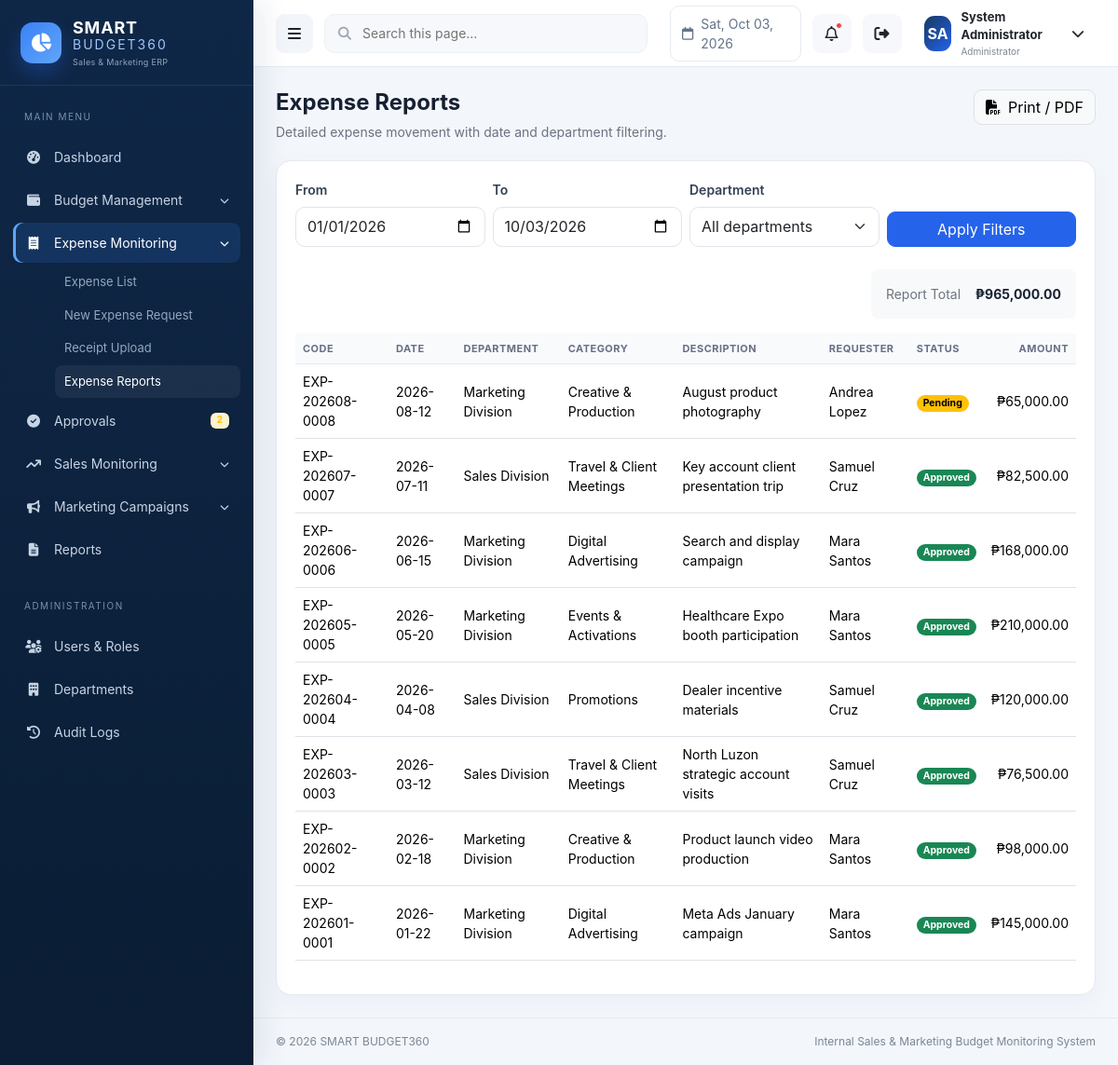
Screenshot of /expenses/reports.php (signed in) with the database file from the repository.
### tables this page shows
CREATE TABLE expenses (
  id INT UNSIGNED AUTO_INCREMENT PRIMARY KEY,
  expense_code VARCHAR(30) NOT NULL UNIQUE,
  expense_date DATE NOT NULL,
  department_id INT UNSIGNED NOT NULL,
  category_id INT UNSIGNED NOT NULL,
  description VARCHAR(500) NOT NULL,
  amount DECIMAL(15,2) NOT NULL DEFAULT 0,
  requested_by INT UNSIGNED NOT NULL,
  status ENUM('Pending','Approved','Rejected') NOT NULL DEFAULT 'Pending',
  created_at TIMESTAMP DEFAULT CURRENT_TIMESTAMP,
  updated_at TIMESTAMP DEFAULT CURRENT_TIMESTAMP ON UPDATE CURRENT_TIMESTAMP,
  CONSTRAINT fk_expense_department FOREIGN KEY (department_id) REFERENCES departments(id),
  CONSTRAINT fk_expense_category FOREIGN KEY (category_id) REFERENCES budget_categories(id),
  CONSTRAINT fk_expense_requester FOREIGN KEY (requested_by) REFERENCES users(id),
  INDEX idx_expense_date_status (expense_date,status), INDEX idx_expense_department (department_id)
);

CREATE TABLE departments (
  id INT UNSIGNED AUTO_INCREMENT PRIMARY KEY,
  name VARCHAR(120) NOT NULL UNIQUE,
  code VARCHAR(20) NOT NULL UNIQUE,
  is_active TINYINT(1) NOT NULL DEFAULT 1,
  created_at TIMESTAMP DEFAULT CURRENT_TIMESTAMP,
  updated_at TIMESTAMP DEFAULT CURRENT_TIMESTAMP ON UPDATE CURRENT_TIMESTAMP
);

CREATE TABLE budget_categories (
  id INT UNSIGNED AUTO_INCREMENT PRIMARY KEY,
  name VARCHAR(120) NOT NULL UNIQUE,
  description VARCHAR(255) NULL,
  is_active TINYINT(1) NOT NULL DEFAULT 1,
  created_at TIMESTAMP DEFAULT CURRENT_TIMESTAMP
);

### expenses/reports.php (the view)
<?php
require_once dirname(__DIR__).'/includes/bootstrap.php';require_module('expenses');$pageTitle='Expense Reports';$activeMenu='expense-reports';$from=$_GET['from']??date('Y-01-01');$to=$_GET['to']??date('Y-m-d');$dept=(int)($_GET['department_id']??0);$sql="SELECT e.*,d.name department,c.name category,CONCAT(u.first_name,' ',u.last_name) requester FROM expenses e JOIN departments d ON d.id=e.department_id JOIN budget_categories c ON c.id=e.category_id JOIN users u ON u.id=e.requested_by WHERE e.expense_date BETWEEN ? AND ?";$p=[$from,$to];if($dept){$sql.=' AND e.department_id=?';$p[]=$dept;}$sql.=' ORDER BY e.expense_date DESC';$s=db()->prepare($sql);$s->execute($p);$rows=$s->fetchAll();$total=array_sum(array_column($rows,'amount'));require ROOT_PATH.'/includes/header.php';?>
<div class="page-head"><div><h1>Expense Reports</h1><p>Detailed expense movement with date and department filtering.</p></div><button class="btn btn-light border no-print" onclick="window.print()"><i class="fa-solid fa-file-pdf me-2"></i>Print / PDF</button></div><div class="card-panel"><div class="card-body"><form class="row g-2 align-items-end mb-4 no-print"><div class="col-md-3"><label class="form-label">From</label><input class="form-control" type="date" name="from" value="<?=e($from)?>"></div><div class="col-md-3"><label class="form-label">To</label><input class="form-control" type="date" name="to" value="<?=e($to)?>"></div><div class="col-md-3"><label class="form-label">Department</label><select class="form-select" name="department_id"><option value="0">All departments</option><?php foreach(departments() as $d):?><option value="<?=$d['id']?>" <?=($dept===$d['id'])?'selected':''?>><?=e($d['name'])?></option><?php endforeach;?></select></div><div class="col-md-3"><button class="btn btn-primary w-100">Apply Filters</button></div></form><div class="d-flex justify-content-end mb-3"><div class="p-3 rounded-3 bg-light"><span class="text-secondary">Report Total</span><strong class="ms-3"><?=money($total)?></strong></div></div><div class="table-responsive"><table class="table data-table"><thead><tr><th>Code</th><th>Date</th><th>Department</th><th>Category</th><th>Description</th><th>Requester</th><th>Status</th><th class="text-end">Amount</th></tr></thead><tbody><?php foreach($rows as $r):?><tr><td><?=e($r['expense_code'])?></td><td><?=e($r['expense_date'])?></td><td><?=e($r['department'])?></td><td><?=e($r['category'])?></td><td><?=e($r['description'])?></td><td><?=e($r['requester'])?></td><td><?=status_badge($r['status'])?></td><td class="text-end"><?=money($r['amount'])?></td></tr><?php endforeach;?></tbody></table></div></div></div><?php require ROOT_PATH.'/includes/footer.php';?>

### includes/functions.php (shortened to what this page needs)
<?php
function db(): PDO
{
    static $pdo = null;
    if (!$pdo) {
        $pdo = (new Database())->connect();
    }
    return $pdo;
}
function e(?string $value): string
{
    return htmlspecialchars((string)$value, ENT_QUOTES, 'UTF-8');
}
function money(float|int|string|null $amount): string
{
    return APP_CURRENCY_SYMBOL . number_format((float)$amount, 2);
}
function status_badge(string $status): string
{
    $class = match (strtolower($status)) {
        'approved', 'active', 'completed' => 'success',
        'rejected', 'inactive', 'cancelled' => 'danger',
        'pending', 'draft' => 'warning',
        default => 'secondary',
    };
    return '<span class="badge rounded-pill text-bg-' . $class . '">' . e(ucfirst($status)) . '</span>';
}

### assets/css/app.css (style rules this page uses)
:root { --navy:#0f2747;--navy2:#173961;--royal:#2563eb;--green:#16a34a;--orange:#f59e0b;--purple:#7c3aed; --surface:#ffffff;--bg:#f3f6fb;--text:#172033;--muted:#6b7280;--border:#e5eaf1;--sidebar:272px;--topbar:72px; }
* { box-sizing:border-box }
body { margin:0;background:var(--bg);color:var(--text);font-family:Inter,Segoe UI,Arial,sans-serif;font-size:14px }
.page-head { display:flex;align-items:flex-start;justify-content:space-between;gap:16px;margin-bottom:20px }
.page-head h1 { font-size:24px;font-weight:750;margin:0 }
.page-head p { margin:6px 0 0;color:var(--muted) }
.card-panel { background:#fff;border:1px solid var(--border);border-radius:16px;box-shadow:0 8px 24px rgba(15,39,71,.035) }
.card-panel .card-body { padding:20px }
.table { --bs-table-bg:transparent }
.table thead th { font-size:11px;text-transform:uppercase;letter-spacing:.45px;color:#667085;background:#f8fafc;border-bottom:1px solid var(--border);white-space:nowrap }
.table td { vertical-align:middle }
.form-label { font-weight:600;color:#344054 }
.form-control,.form-select { border-color:#dfe5ec;min-height:43px;border-radius:10px }
.btn { border-radius:9px }
.btn-primary { background:#2563eb;border-color:#2563eb }

### rows the page displays
expenses: expense_code "EXP-202608-0008", expense_date "2026-08-12", department.name "Marketing Division", category.name "Creative & Production", description "August product photography", requester "Andrea Lopez", status "Pending", amount "₱65,000.00"
expenses: expense_code "EXP-202607-0007", expense_date "2026-07-11", department.name "Sales Division", category.name "Travel & Client Meetings", description "Key account client presentation trip", requester "Samuel Cruz", status "Approved", amount "₱82,500.00"
expenses: expense_code "EXP-202606-0006", expense_date "2026-06-15", department.name "Marketing Division", category.name "Digital Advertising", description "Search and display campaign", requester "Mara Santos", status "Approved", amount "₱168,000.00"
expenses: expense_code "EXP-202605-0005", expense_date "2026-05-20", department.name "Marketing Division", category.name "Events & Activations", description "Healthcare Expo booth participation", requester "Mara Santos", status "Approved", amount "₱210,000.00"
expenses: expense_code "EXP-202604-0004", expense_date "2026-04-08", department.name "Sales Division", category.name "Promotions", description "Dealer incentive materials", requester "Samuel Cruz", status "Approved", amount "₱120,000.00"
expenses: expense_code "EXP-202603-0003", expense_date "2026-03-12", department.name "Sales Division", category.name "Travel & Client Meetings", description "North Luzon strategic account visits", requester "Samuel Cruz", status "Approved", amount "₱76,500.00"
expenses: expense_code "EXP-202602-0002", expense_date "2026-02-18", department.name "Marketing Division", category.name "Creative & Production", description "Product launch video production", requester "Mara Santos", status "Approved", amount "₱98,000.00"
expenses: expense_code "EXP-202601-0001", expense_date "2026-01-22", department.name "Marketing Division", category.name "Digital Advertising", description "Meta Ads January campaign", requester "Mara Santos", status "Approved", amount "₱145,000.00"

### other values shown
$pendingApprovalCount "2"
role_name() "Administrator"
money($total) "₱965,000.00"
